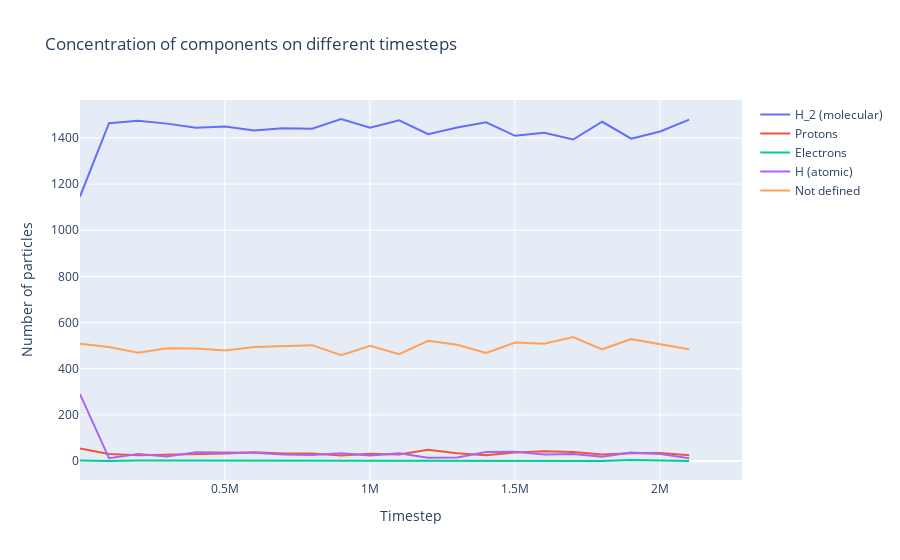

The cell this chart's notebook holds for it:
### Code cell
N = 2283000
step = 100000
timesteps = np.arange(1000, 2101001, step)

fig = go.Figure()

fig.update_layout(title="Concentration of components on different timesteps")
fig.update_yaxes(title="Number of particles")
fig.update_xaxes(range=[1000, N], title="Timestep")
fig.add_trace(go.Scatter(x=timesteps, y=h2, name="H_2 (molecular)"))
fig.add_trace(go.Scatter(x=timesteps, y=hp, name="Protons"))
fig.add_trace(go.Scatter(x=timesteps, y=em, name="Electrons"))
fig.add_trace(go.Scatter(x=timesteps, y=h, name="H (atomic)"))
fig.add_trace(go.Scatter(x=timesteps, y=dfc, name="Not defined"))

fig.show()

### Figure 1 — Plotly figure (JSON) as saved in the notebook; plotly's stock layout.template omitted (floating-point values rounded to 4 significant figures)
{"data": [{"name": "H_2 (molecular)", "type": "scatter", "x": [1000, 101000, 201000, 301000, 401000, 501000, 601000, 701000, 801000, 901000, 1001000, 1101000, 1201000, 1301000, 1401000, 1501000, 1601000, 1701000, 1801000, 1901000, 2001000, 2101000], "y": [1146, 1464, 1474, 1462, 1444, 1449, 1432, 1442, 1440, 1482, 1444, 1476, 1416, 1445, 1468, 1409, 1422, 1393, 1470, 1397, 1428, 1479]}, {"name": "Protons", "type": "scatter", "x": [1000, 101000, 201000, 301000, 401000, 501000, 601000, 701000, 801000, 901000, 1001000, 1101000, 1201000, 1301000, 1401000, 1501000, 1601000, 1701000, 1801000, 1901000, 2001000, 2101000], "y": [54, 30, 25, 27, 31, 33, 38, 32, 32, 24, 31, 28, 49, 34, 25, 37, 42, 39, 28, 34, 35, 25]}, {"name": "Electrons", "type": "scatter", "x": [1000, 101000, 201000, 301000, 401000, 501000, 601000, 701000, 801000, 901000, 1001000, 1101000, 1201000, 1301000, 1401000, 1501000, 1601000, 1701000, 1801000, 1901000, 2001000, 2101000], "y": [2, 0, 2, 2, 0, 1, 0, 0, 0, 2, 2, 0, 0, 2, 0, 1, 0, 1, 0, 4, 1, 0]}, {"name": "H (atomic)", "type": "scatter", "x": [1000, 101000, 201000, 301000, 401000, 501000, 601000, 701000, 801000, 901000, 1001000, 1101000, 1201000, 1301000, 1401000, 1501000, 1601000, 1701000, 1801000, 1901000, 2001000, 2101000], "y": [290, 12, 30, 20, 38, 38, 36, 28, 26, 34, 24, 33, 14, 15, 39, 40, 28, 30, 18, 37, 30, 12]}, {"name": "Not defined", "type": "scatter", "x": [1000, 101000, 201000, 301000, 401000, 501000, 601000, 701000, 801000, 901000, 1001000, 1101000, 1201000, 1301000, 1401000, 1501000, 1601000, 1701000, 1801000, 1901000, 2001000, 2101000], "y": [508, 494, 469, 489, 487, 479, 494, 498, 502, 458, 499, 463, 521, 504, 468, 513, 508, 537, 484, 528, 506, 484]}], "layout": {"autosize": true, "title": {"text": "Concentration of components on different timesteps"}, "xaxis": {"range": [1000, 2283000], "title": {"text": "Timestep"}, "type": "linear"}, "yaxis": {"autorange": true, "range": [-82.33, 1564.0], "title": {"text": "Number of particles"}, "type": "linear"}}}
